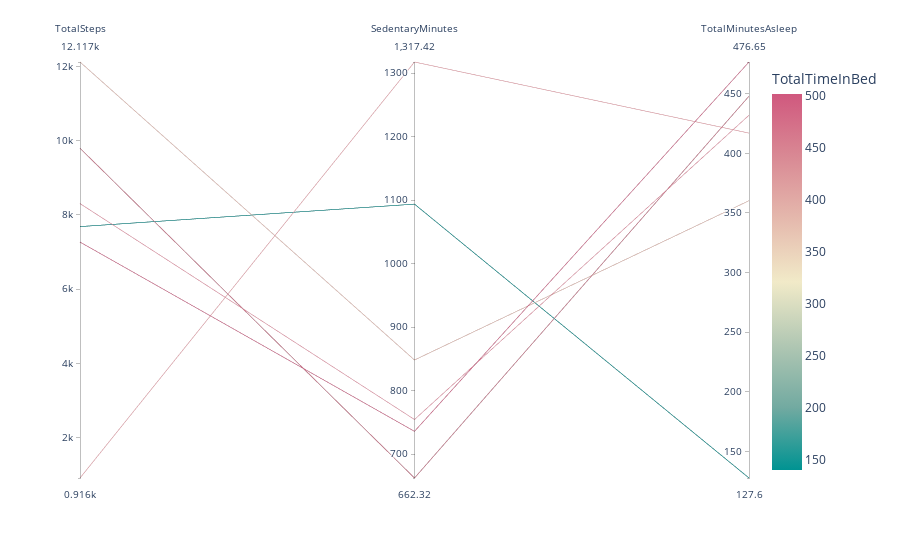

Notebook code cell kept with this figure:
### Code cell
#How do Light activity and sedentary minutes affect total minutes of sleep?
fig = px.parallel_coordinates(merge_final, color='TotalTimeInBed',
                              dimensions=[ 'TotalSteps', 
                                          'SedentaryMinutes','TotalMinutesAsleep'],
                              color_continuous_scale=px.colors.diverging.Tealrose)
fig.show()

### Figure 1 — Plotly figure (JSON) as saved in the notebook; plotly's stock layout.template omitted (floating-point values rounded to 4 significant figures)
{"data": [{"dimensions": [{"label": "TotalSteps", "values": [12120.0, 12120.0, 916.1, 7269.0, 7269.0, 7685.0, 7685.0, 7685.0, 7685.0, 7685.0, 8304.0, 9795.0, 9795.0, 9795.0, 9795.0, 9795.0, 9795.0, 9795.0, 9795.0, 9795.0, 9795.0, 9795.0, 9795.0, 9795.0, 9795.0, 9795.0, 9795.0, 9795.0, 9795.0, 9795.0, 9795.0, 9795.0, 9795.0, 9795.0, 9795.0, 9795.0, 9795.0, 9795.0, 9795.0, 9795.0, 9795.0]}, {"label": "SedentaryMinutes", "values": [848.2, 848.2, 1317.0, 735.8, 735.8, 1094.0, 1094.0, 1094.0, 1094.0, 1094.0, 754.4, 662.3, 662.3, 662.3, 662.3, 662.3, 662.3, 662.3, 662.3, 662.3, 662.3, 662.3, 662.3, 662.3, 662.3, 662.3, 662.3, 662.3, 662.3, 662.3, 662.3, 662.3, 662.3, 662.3, 662.3, 662.3, 662.3, 662.3, 662.3, 662.3, 662.3]}, {"label": "TotalMinutesAsleep", "values": [360.3, 360.3, 417, 476.7, 476.7, 127.6, 127.6, 127.6, 127.6, 127.6, 432, 448, 448, 448, 448, 448, 448, 448, 448, 448, 448, 448, 448, 448, 448, 448, 448, 448, 448, 448, 448, 448, 448, 448, 448, 448, 448, 448, 448, 448, 448]}], "domain": {"x": [0, 1], "y": [0, 1]}, "line": {"color": [383.2, 383.2, 437.8, 502.0, 502.0, 140, 140, 140, 140, 140, 460.6, 466.1, 466.1, 466.1, 466.1, 466.1, 466.1, 466.1, 466.1, 466.1, 466.1, 466.1, 466.1, 466.1, 466.1, 466.1, 466.1, 466.1, 466.1, 466.1, 466.1, 466.1, 466.1, 466.1, 466.1, 466.1, 466.1, 466.1, 466.1, 466.1, 466.1], "coloraxis": "coloraxis"}, "name": "", "type": "parcoords"}], "layout": {"coloraxis": {"colorbar": {"title": {"text": "TotalTimeInBed"}}, "colorscale": [[0, "rgb(0, 147, 146)"], [0.1667, "rgb(114, 170, 161)"], [0.3333, "rgb(177, 199, 179)"], [0.5, "rgb(241, 234, 200)"], [0.6667, "rgb(229, 185, 173)"], [0.8333, "rgb(217, 137, 148)"], [1, "rgb(208, 88, 126)"]]}, "legend": {"tracegroupgap": 0}, "margin": {"t": 60}}}
